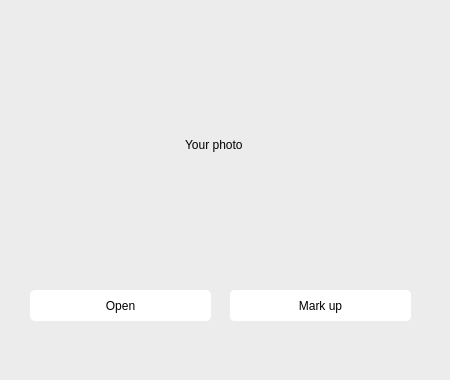
<?xml version="1.0" encoding="UTF-8"?>
<ui version="4.0">
 <class>image_markup</class>
 <widget class="QMainWindow" name="image_markup">
  <property name="geometry">
   <rect>
    <x>0</x>
    <y>0</y>
    <width>450</width>
    <height>380</height>
   </rect>
  </property>
  <property name="baseSize">
   <size>
    <width>0</width>
    <height>0</height>
   </size>
  </property>
  <property name="windowTitle">
   <string>image markup</string>
  </property>
  <property name="styleSheet">
   <string notr="true">background-color:rgb(236, 236, 236)</string>
  </property>
  <widget class="QWidget" name="centralwidget">
   <widget class="QPushButton" name="mark_up_btn">
    <property name="geometry">
     <rect>
      <x>230</x>
      <y>290</y>
      <width>181</width>
      <height>31</height>
     </rect>
    </property>
    <property name="styleSheet">
     <string notr="true">background-color: rgb(255, 255, 255);
border-radius: 5px;</string>
    </property>
    <property name="text">
     <string>Mark up</string>
    </property>
   </widget>
   <widget class="QLabel" name="image">
    <property name="geometry">
     <rect>
      <x>30</x>
      <y>20</y>
      <width>371</width>
      <height>251</height>
     </rect>
    </property>
    <property name="text">
     <string>&lt;center&gt; Your photo &lt;/center&gt;</string>
    </property>
   </widget>
   <widget class="QPushButton" name="get_img_btn">
    <property name="geometry">
     <rect>
      <x>30</x>
      <y>290</y>
      <width>181</width>
      <height>31</height>
     </rect>
    </property>
    <property name="styleSheet">
     <string notr="true">background-color: rgb(255, 255, 255);
border-radius: 5px;</string>
    </property>
    <property name="text">
     <string>Open</string>
    </property>
   </widget>
   <widget class="QPushButton" name="save_btn">
    <property name="geometry">
     <rect>
      <x>230</x>
      <y>290</y>
      <width>181</width>
      <height>31</height>
     </rect>
    </property>
    <property name="styleSheet">
     <string notr="true">background-color: rgb(255, 255, 255);
border-radius: 5px;
</string>
    </property>
    <property name="text">
     <string>Save</string>
    </property>
   </widget>
   <zorder>save_btn</zorder>
   <zorder>mark_up_btn</zorder>
   <zorder>image</zorder>
   <zorder>get_img_btn</zorder>
  </widget>
  <widget class="QStatusBar" name="statusbar"/>
 </widget>
 <resources/>
 <connections>
  <connection>
   <sender>get_img_btn</sender>
   <signal>clicked()</signal>
   <receiver>image</receiver>
   <slot>clear()</slot>
   <hints>
    <hint type="sourcelabel">
     <x>102</x>
     <y>316</y>
    </hint>
    <hint type="destinationlabel">
     <x>95</x>
     <y>262</y>
    </hint>
   </hints>
  </connection>
  <connection>
   <sender>save_btn</sender>
   <signal>clicked()</signal>
   <receiver>save_btn</receiver>
   <slot>close()</slot>
   <hints>
    <hint type="sourcelabel">
     <x>320</x>
     <y>305</y>
    </hint>
    <hint type="destinationlabel">
     <x>320</x>
     <y>305</y>
    </hint>
   </hints>
  </connection>
 </connections>
</ui>
